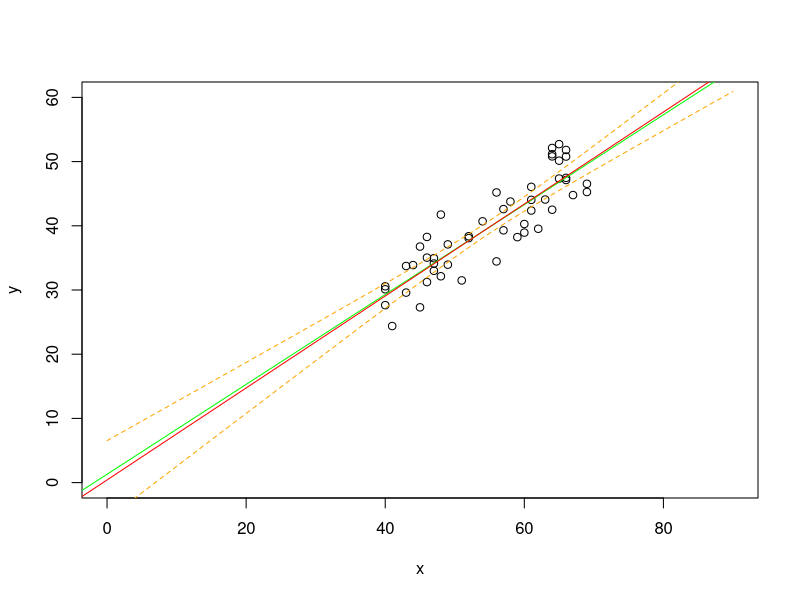

The R source for this figure:
# Linear regressio example
rm(list=ls())
# Theoretical model: y=k*x+m
b <- 0.7
a <- 1.3
sd <- 2
n <- 50
x <- sample(40:70, n, rep=T)
y <- b*x + a + rnorm(n, sd=3)
plot(x, y, xlim=c(0,90), ylim=c(0,60))
abline(a=a, b=b, col="green")

# Linear regression
(model <- lm(y~x))
abline(model, col="red")

newx <- seq(0,90)
prd <- predict(model,
               newdata=data.frame(x=newx),
               interval=c("confidence"), 
               level=0.95,
               type="response")
prd <- data.frame(prd)
lines(newx, prd$lwr, col="orange", lty=2)
lines(newx, prd$upr, col="orange", lty=2)

